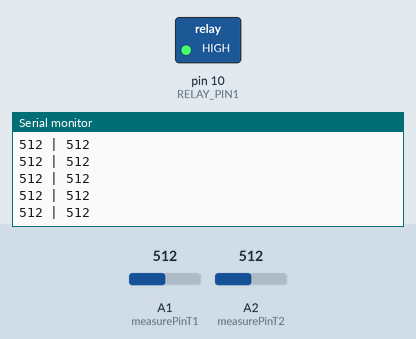
This sketch was run on a simulated Arduino Uno, built with avr-gcc and run on an emulated ATmega328P. On the bench: switched loads named in the sketch (green lamp = pin HIGH), the last lines printed to the serial monitor. The test bench sets the inputs (shaded band); at power-on: A1 (measurePinT1) = 512, A2 (measurePinT2) = 512.

Above: at 1.2 s.
1.3 s: A1 (measurePinT1) set to 984
At 2.2 s:
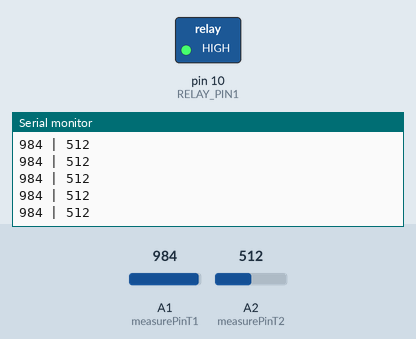
2.8 s: A1 (measurePinT1) set to 1006
At 3.7 s:
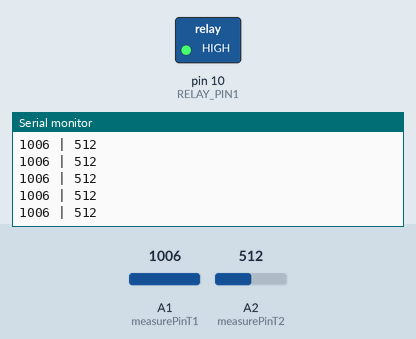
Timing chart, 0 to 5.8 s (numbered marks = the images above; inputs shaded):
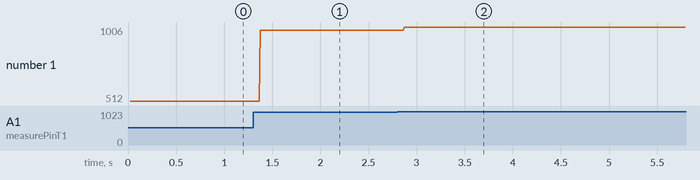

The sketch:

20260112-1-testRelays.ino
```cpp
// Define the pin connected to the WPM406 signal (S) pin
// Based on your board file, this is Digital Pin 3
const int RELAY_PIN1 = 10;
const int R2 = 9;
const int R3 = 8;

const int measurePinT1 = A1;
const int measurePinT2 = A2;


void setup() {
  // Set the relay pin as an OUTPUT
  pinMode(RELAY_PIN1, OUTPUT);
  pinMode(R2, OUTPUT);
  pinMode(R3, OUTPUT);


  // Start with the relay OFF (NC connected to C)
  digitalWrite(RELAY_PIN1, HIGH);
  digitalWrite(R2, LOW);
  digitalWrite(R3, LOW);


  // Optional: Start Serial for debugging
  Serial.begin(9600);
  Serial.println("Relay Test Starting...");
}

void loop() {
  int valueT1 = analogRead(measurePinT1);
  int valueT2 = analogRead(measurePinT2);

  Serial.print(valueT1);
  Serial.print(" | ");
  Serial.println(valueT2);
}
```

Measured:
- after the input at 1.3 s, the serial monitor: prints a new line after 0.08 s (image 1)
- after the input at 2.8 s, the serial monitor: prints a new line after 0.07 s (image 2)
- plotted number 1: 512 → 984 after the input at 1.3 s, 984 → 1006 after the input at 2.8 s
